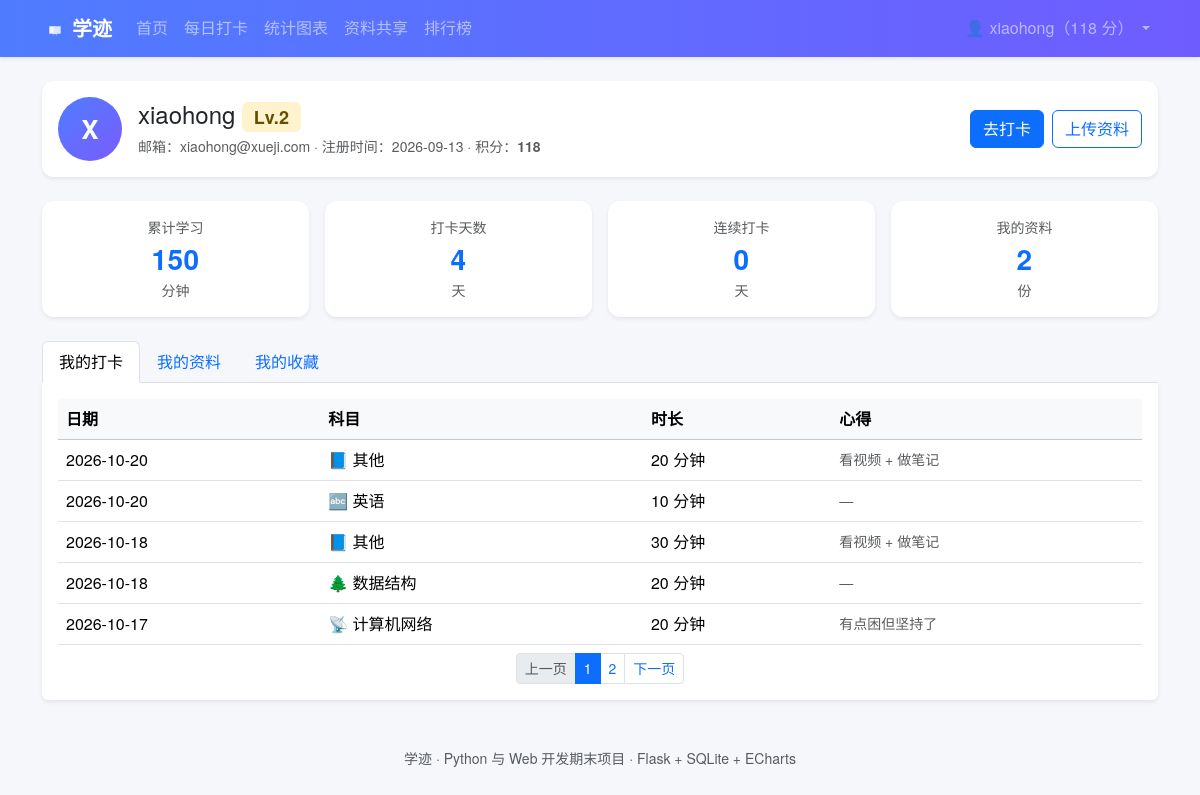
The page /profile (signed in) on the database its author committed.
### app/models.py (models this page shows, shortened)
class User(UserMixin, db.Model):
    __tablename__ = 'user'
    id = db.Column(db.Integer, primary_key=True)
    username = db.Column(db.String(32), unique=True, nullable=False, index=True)
    password_hash = db.Column(db.String(256), nullable=False)
    email = db.Column(db.String(120))
    created_at = db.Column(db.DateTime, default=datetime.now)
    points = db.Column(db.Integer, default=0)          # 积分，打卡和上传资料都能加
    checkins = db.relationship('Checkin', backref='user', cascade='all, delete-orphan')
    materials = db.relationship('Material', backref='user', cascade='all, delete-orphan')
    comments = db.relationship('Comment', backref='user', cascade='all, delete-orphan')
    favorites = db.relationship('Favorite', backref='user', cascade='all, delete-orphan')
    @property
    def level(self):
        return self.points // 100 + 1

class Checkin(db.Model):
    __tablename__ = 'checkin'
    id = db.Column(db.Integer, primary_key=True)
    user_id = db.Column(db.Integer, db.ForeignKey('user.id'), nullable=False)
    subject_id = db.Column(db.Integer, db.ForeignKey('subject.id'), nullable=False)
    duration = db.Column(db.Integer, default=0)        # 学习时长（分钟）
    note = db.Column(db.Text)
    date = db.Column(db.Date, default=date.today, index=True)
    created_at = db.Column(db.DateTime, default=datetime.now)
    subject = db.relationship('Subject', backref='checkins')

class Subject(db.Model):
    __tablename__ = 'subject'
    id = db.Column(db.Integer, primary_key=True)
    name = db.Column(db.String(32), unique=True, nullable=False)
    icon = db.Column(db.String(16), default='📘')

### app/main/views.py (the view)
@bp.route('/profile')
@login_required
def profile():
    page = request.args.get('page', 1, type=int)
    pagination = Checkin.query.filter_by(user_id=current_user.id) \
                              .order_by(Checkin.date.desc(), Checkin.id.desc()) \
                              .paginate(page=page, per_page=5, error_out=False)
    my_materials = Material.query.filter_by(user_id=current_user.id) \
                                 .order_by(Material.created_at.desc()).all()
    my_favorites = Favorite.query.filter_by(user_id=current_user.id) \
                                 .order_by(Favorite.created_at.desc()).all()
    total_minutes = db.session.query(func.sum(Checkin.duration)) \
                              .filter(Checkin.user_id == current_user.id).scalar() or 0
    total_days = db.session.query(func.count(func.distinct(Checkin.date))) \
                           .filter(Checkin.user_id == current_user.id).scalar() or 0
    return render_template('main.html', pagination=pagination, my_materials=my_materials,
                           my_favorites=my_favorites, total_minutes=total_minutes,
                           total_days=total_days, streak=count_streak(current_user.id))

### app/main/views.py (called while the page is built)
def count_streak(user_id):
    rows = db.session.query(Checkin.date).filter(Checkin.user_id == user_id) \
                     .distinct().order_by(Checkin.date.desc()).all()
    days = [r[0] for r in rows]
    if not days:
        return 0
    streak = 0
    cursor = date.today()
    if days[0] != cursor:               # 今天还没打卡，允许从昨天开始算
        cursor = cursor - timedelta(days=1)
    for d in days:
        if d == cursor:
            streak += 1
            cursor = cursor - timedelta(days=1)
        elif d < cursor:
            break
    return streak

### app/models.py (called while the page is built)
@login_manager.user_loader
def load_user(user_id):
    return db.session.get(User, int(user_id))

    @property
    def size_text(self):
        if self.filesize >= 1024 * 1024:
            return '%.1f MB' % (self.filesize / 1024 / 1024)
        if self.filesize >= 1024:
            return '%.1f KB' % (self.filesize / 1024)
        return '%d B' % self.filesize

### templates/main.html (shortened to what this page needs)
{% extends 'base.html' %}
{% block content %}
<div class="card border-0 shadow-sm mb-4">
  <div class="card-body d-flex flex-wrap align-items-center">
    <div class="xj-avatar me-3">{{ current_user.username[0]|upper }}</div>
    <div class="flex-grow-1">
      <h4 class="mb-1">{{ current_user.username }}
        <span class="badge bg-warning-subtle text-warning-emphasis">Lv.{{ current_user.level }}</span>
      </h4>
      <div class="text-muted small">
        邮箱：{{ current_user.email|default('未填写', true) }} ·
        注册时间：{{ current_user.created_at.strftime('%Y-%m-%d') }} ·
        积分：<strong>{{ current_user.points }}</strong>
      </div>
    </div>
    <a href="{{ url_for('checkin.add') }}" class="btn btn-primary">去打卡</a>
    <a href="{{ url_for('share.upload') }}" class="btn btn-outline-primary ms-2">上传资料</a>
  </div>
</div>
<div class="row g-3 mb-4">
  {% for label, value, unit in [('累计学习', total_minutes, '分钟'),
                                ('打卡天数', total_days, '天'),
                                ('连续打卡', streak, '天'),
                                ('我的资料', my_materials|length, '份')] %}
    <div class="col-6 col-lg-3">
      <div class="card border-0 shadow-sm text-center h-100">
        <div class="card-body">
          <div class="text-muted small">{{ label }}</div>
          <div class="fs-3 fw-bold text-primary">{{ value }}</div>
          <div class="text-muted small">{{ unit }}</div>
        </div>
      </div>
    </div>
  {% endfor %}
</div>
<ul class="nav nav-tabs" role="tablist">
  <li class="nav-item"><button class="nav-link active" data-bs-toggle="tab" data-bs-target="#tab-checkin">我的打卡</button></li>
  <li class="nav-item"><button class="nav-link" data-bs-toggle="tab" data-bs-target="#tab-material">我的资料</button></li>
  <li class="nav-item"><button class="nav-link" data-bs-toggle="tab" data-bs-target="#tab-fav">我的收藏</button></li>
</ul>
<div class="tab-content bg-white p-3 shadow-sm rounded-bottom">
  <div class="tab-pane fade show active" id="tab-checkin">
    <table class="table table-hover align-middle mb-2">
      <thead class="table-light"><tr><th>日期</th><th>科目</th><th>时长</th><th>心得</th></tr></thead>
      <tbody>
        {% for c in pagination.items %}
          <tr>
            <td>{{ c.date }}</td>
            <td>{{ c.subject.icon }} {{ c.subject.name }}</td>
            <td>{{ c.duration }} 分钟</td>
            <td class="text-muted small">{{ c.note|default('—', true) }}</td>
          </tr>
        {% else %}
          <tr><td colspan="4" class="text-center text-muted py-4">还没有打卡记录</td></tr>
        {% endfor %}
      </tbody>
    </table>
    {% if pagination.pages > 1 %}
      <nav>
        <ul class="pagination pagination-sm justify-content-center mb-0">
          <li class="page-item {{ 'disabled' if not pagination.has_prev }}">
            <a class="page-link" href="{{ url_for('main.profile', page=pagination.prev_num) }}">上一页</a>
          </li>
          {% for p in pagination.iter_pages() %}
            {% if p %}
              <li class="page-item {{ 'active' if p == pagination.page }}">
                <a class="page-link" href="{{ url_for('main.profile', page=p) }}">{{ p }}</a>
              </li>
            {% else %}
              <li class="page-item disabled"><span class="page-link">…</span></li>
            {% endif %}
          {% endfor %}
          <li class="page-item {{ 'disabled' if not pagination.has_next }}">
            <a class="page-link" href="{{ url_for('main.profile', page=pagination.next_num) }}">下一页</a>
          </li>
        </ul>
      </nav>
    {% endif %}
  </div>
</div>
{% endblock %}

### templates/base.html (shortened to what this page needs)
<!DOCTYPE html>
<html lang="zh-CN">
<head>
  <link rel="stylesheet" href="{{ url_for('static', filename='css/bootstrap.min.css') }}">
  <link rel="stylesheet" href="{{ url_for('static', filename='css/style.css') }}">
</head>
<body>
<nav class="navbar navbar-expand-lg navbar-dark xj-navbar shadow-sm">
  <div class="container">
    <a class="navbar-brand fw-bold" href="{{ url_for('main.index') }}">
      <img src="{{ url_for('static', filename='img/logo.svg') }}" alt="logo" width="26" class="me-1">学迹
    </a>
    <div class="collapse navbar-collapse" id="navbarMain">
      <ul class="navbar-nav me-auto">
        <li class="nav-item"><a class="nav-link" href="{{ url_for('main.index') }}">首页</a></li>
        <li class="nav-item"><a class="nav-link" href="{{ url_for('checkin.add') }}">每日打卡</a></li>
        <li class="nav-item"><a class="nav-link" href="{{ url_for('main.calendar') }}">统计图表</a></li>
        <li class="nav-item"><a class="nav-link" href="{{ url_for('share.index') }}">资料共享</a></li>
        <li class="nav-item"><a class="nav-link" href="{{ url_for('main.rank') }}">排行榜</a></li>
      </ul>
      <ul class="navbar-nav">
        {% if current_user.is_authenticated %}
          <li class="nav-item dropdown">
            <a class="nav-link dropdown-toggle" href="#" data-bs-toggle="dropdown">
              👤 {{ current_user.username }}（{{ current_user.points }} 分）
            </a>
          </li>
        {% else %}
          <li class="nav-item"><a class="nav-link" href="{{ url_for('auth.login') }}">登录</a></li>
          <li class="nav-item"><a class="btn btn-light btn-sm mt-1 ms-lg-2" href="{{ url_for('auth.register') }}">注册</a></li>
        {% endif %}
      </ul>
    </div>
  </div>
</nav>
<main class="container my-4">
  {% block content %}{% endblock %}
</main>
<footer class="text-center text-muted py-4 small">
  {{ site_name }} · Python 与 Web 开发期末项目 · Flask + SQLite + ECharts
</footer>
</body>
</html>

### static/css/style.css (style rules this page uses)
body { background-color: #f5f7fb; font-family: "Microsoft YaHei", "PingFang SC", "Helvetica Neue", Arial, sans-serif; }
.xj-navbar { background: linear-gradient(90deg, #4f7cff 0%, #6f5cff 100%); }
.xj-avatar { width: 64px; height: 64px; line-height: 64px; text-align: center; border-radius: 50%; background: linear-gradient(135deg, #4f7cff, #7a5cff); color: #fff; font-size: 26px; font-weight: 700; }
.card { border-radius: 12px; }
.fs-3.fw-bold.text-primary { letter-spacing: .5px; }

### rows shown on the page
User: username "xiaohong", points "118", username "X", level "2", email "xiaohong@xueji.com", created_at "2026-09-13"
Checkin: date "2026-10-20", subject.icon "📘", subject.name "其他", duration "20", note "看视频 + 做笔记"
Checkin: date "2026-10-20", subject.icon "🔤", subject.name "英语", duration "10", note "—"
Checkin: date "2026-10-18", subject.icon "📘", subject.name "其他", duration "30", note "看视频 + 做笔记"
Checkin: date "2026-10-18", subject.icon "🌲", subject.name "数据结构", duration "20", note "—"
Checkin: date "2026-10-17", subject.icon "📡", subject.name "计算机网络", duration "20", note "有点困但坚持了"

### other values the page prints
{{ label }} "累计学习" "打卡天数" "连续打卡" "我的资料"
{{ value }} "150" "4" "0" "2"
{{ unit }} "分钟" "天" "天" "份"
{{ p }} "1" "2"
{{ site_name }} "学迹"
